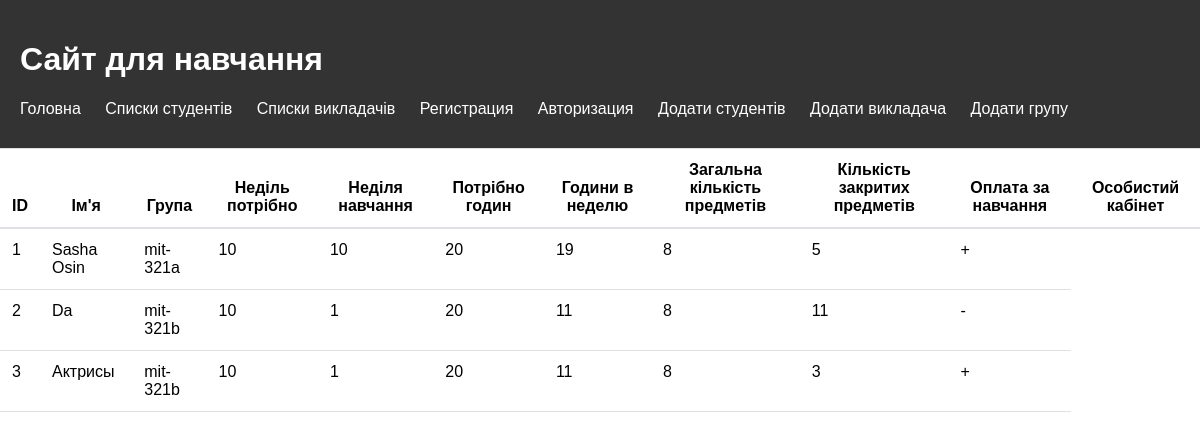
Screenshot of /list_students with the database file from the repository.
### edu/models.py (models this page shows, shortened)
class Student(models.Model):
    name = models.CharField(max_length=100)
    group = models.ForeignKey(Group, on_delete=models.CASCADE)
    study_week_need = models.PositiveIntegerField(default=10)
    study_week = models.PositiveIntegerField(default=0)
    hour_need = models.PositiveIntegerField(default=20)
    hour_study_week = models.PositiveIntegerField(default=0)
    subject_need = models.PositiveIntegerField(default=8)
    count_subject = models.PositiveIntegerField(default=0)
    pay_for_study = models.BooleanField(default=True)

class Group(models.Model):
    name = models.CharField(max_length=100)
    def __str__(self):
        return self.name

### edu/views.py (the view)
# urls.py: path('list_students',ListStudentsView.as_view(),name='list'),
class ListStudentsView(View):
    def check_scholarship(self,hour_study_week, hour_need):
        average_grade = (hour_study_week / hour_need) * 100
        if average_grade >= 90:
            return True
        else:
            return False
    def get(self, request):
        students = Student.objects.all()
        student_list = []
        for student in students:
            c = self.check_scholarship(student.hour_study_week, student.hour_need)
            student_list.append(c)
        context = {'student_list': student_list,'student':students}
        return render(request, 'list_students.html', context=context)

### templates/list_students.html
{% extends 'base.html' %}
{% load static %}
{% block style %}
    <link rel="stylesheet" type="text/css" href="{% static 'css/liststyle.css' %}">
{% endblock style %}
{% block content %}
<table>
  <thead>
    <tr>
      <th>ID</th>
      <th>Ім'я</th>
      <th>Група</th>
      <th>Неділь потрібно</th>
      <th>Неділя навчання</th>
      <th>Потрібно годин</th>
      <th>Години в неделю</th>
      <th>Загальна кількість предметів</th>
      <th>Кількість закритих предметів</th>
      <th>Оплата за навчання</th>
      <th>Особистий кабінет</th>
    </tr>
  </thead>
  <tbody>
    {% for i in student %}
      <tr>
        <td>{{ i.id }}</td>
        <td>{{ i.name }}</td>
        <td>{{ i.group }}</td>
        <td>{{ i.study_week_need }}</td>
        <td>{{ i.study_week }}</td>
        <td>{{ i.hour_need }}</td>
        <td>{{ i.hour_study_week }}</td>
        <td>{{ i.subject_need }}</td>
        <td>{{ i.count_subject }}</td>
        {% if i.pay_for_study == True %}
        <td>+</td>
        {% else %}
        <td>-</td>
        {% endif %}
    {% endfor %}
  </tbody>
</table>
{% endblock content %}

### static/css/liststyle.css (style rules this page uses)
table { border-collapse: collapse; width: 100%; margin-bottom: 1rem; background-color: #fff; }
table th, table td { padding: 0.75rem; vertical-align: top; border-top: 1px solid #dee2e6; }
table th { vertical-align: bottom; border-bottom: 2px solid #dee2e6; }
table td { border-bottom: 1px solid #dee2e6; }

### static/css/style.css (style rules this page uses)
body { font-family: Arial, sans-serif; margin: 0; }

### rows the page displays
Student: id "1", name "Sasha Osin", group "mit-321a", study_week_need "10", study_week "10", hour_need "20", hour_study_week "19", subject_need "8", count_subject "5"
Student: id "2", name "Da", group "mit-321b", study_week_need "10", study_week "1", hour_need "20", hour_study_week "11", subject_need "8", count_subject "11"
Student: id "3", name "Актрисы", group "mit-321b", study_week_need "10", study_week "1", hour_need "20", hour_study_week "11", subject_need "8", count_subject "3"
